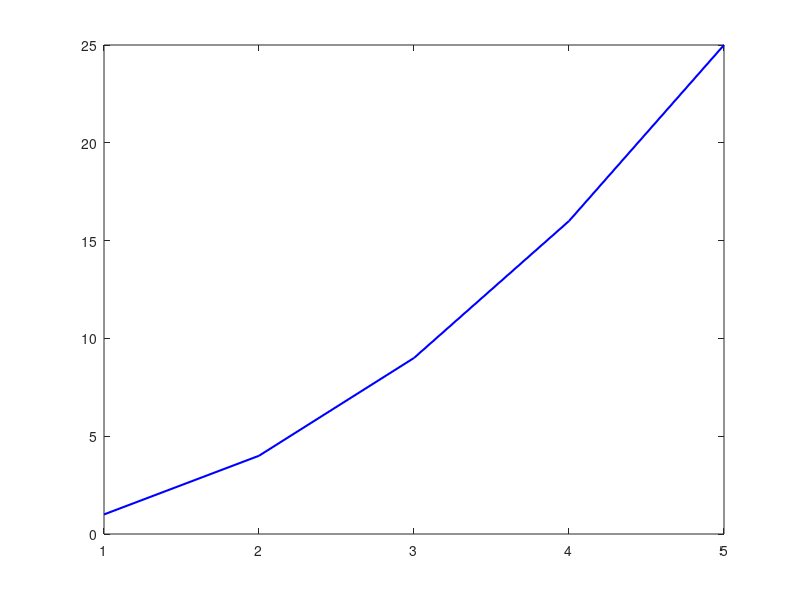

The MATLAB script that drew this image:
x = 1:5;
plot(x, x.^2, 'Color', [0 0 1], 'LineWidth', 1.5);
opts = optimset('TolX', 1e-8);
xm = fminsearch(@(t) (t - 2).^2, 0, opts);
